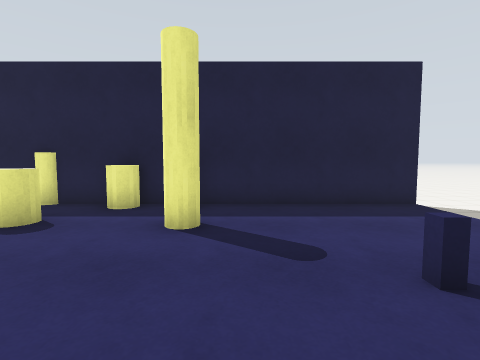
View 1 (above)

19 first-person views from a walk through a world built for the Gazebo simulator. The camera is 1.2 m above the floor, tilts 4° down and sees 85° across. The floor is counted in squares, 1 m on a side. Each view is taken from the middle of a square. On the plan, view 1 faces up. The plan holds only what a view shows up to about 12 squares ahead; the rest is blank. The place goes on beyond the plan.

View 2
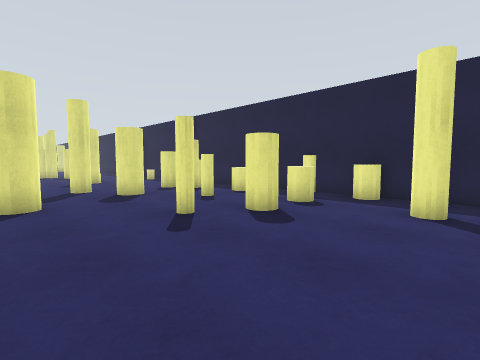

View 3
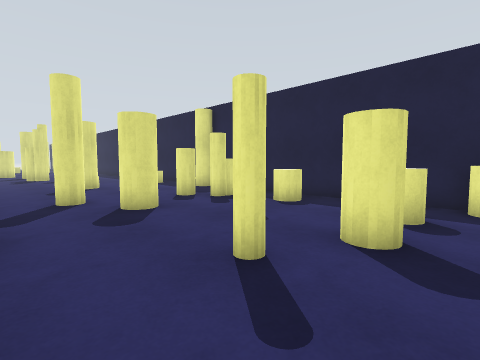

View 4
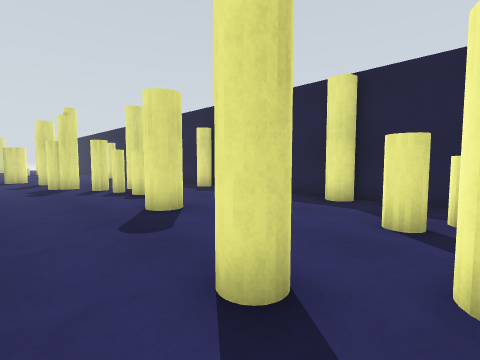

View 5
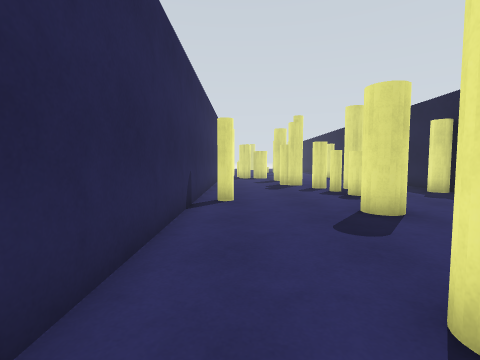

View 6
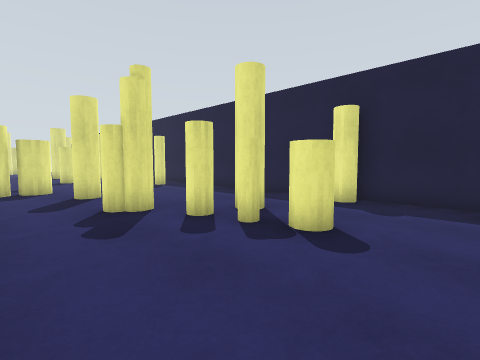

View 7
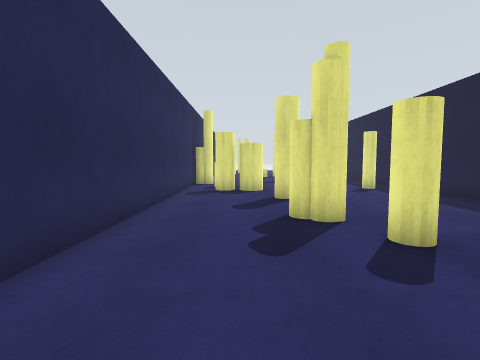

View 8
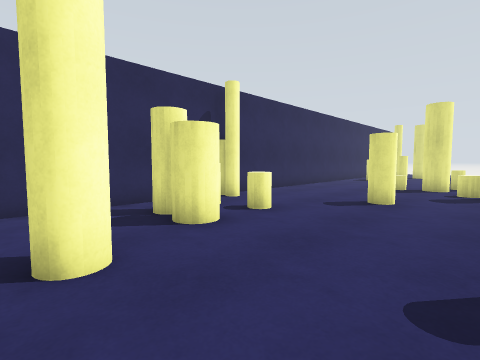

View 9
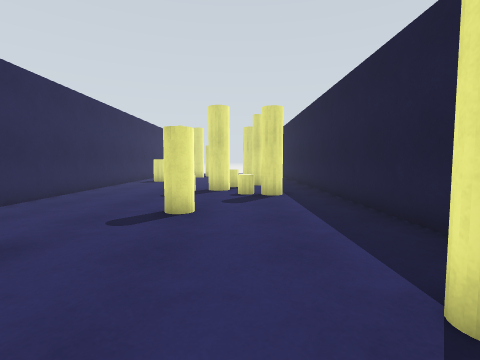

View 10
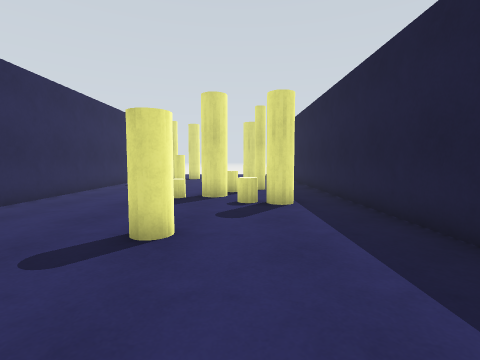

View 11
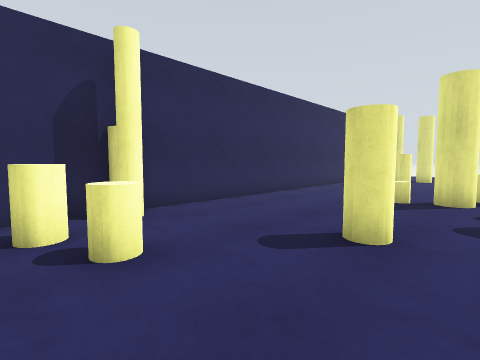

View 12
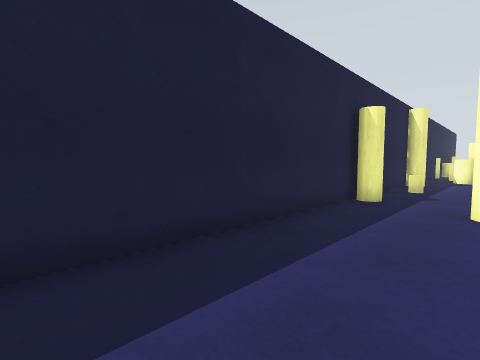

View 13
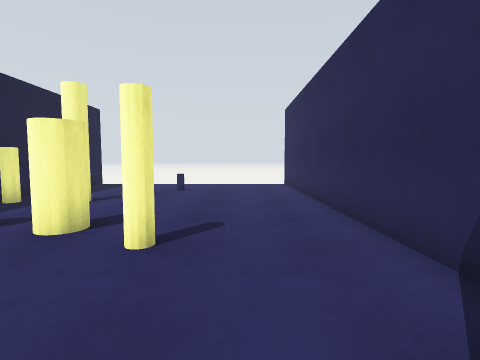

View 14
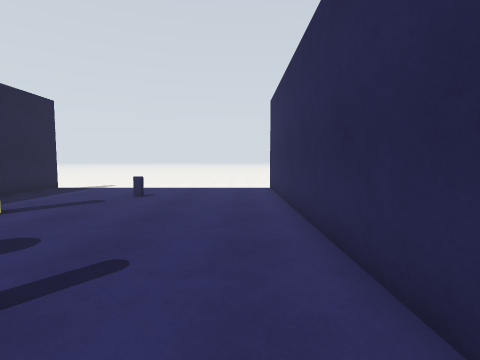

View 15
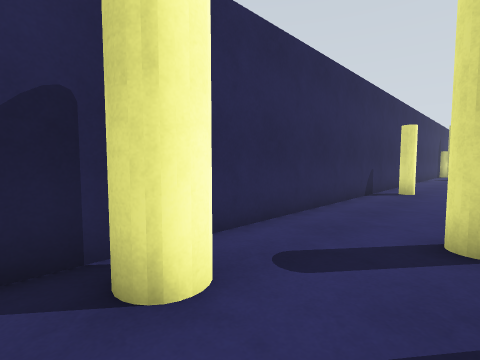

View 16
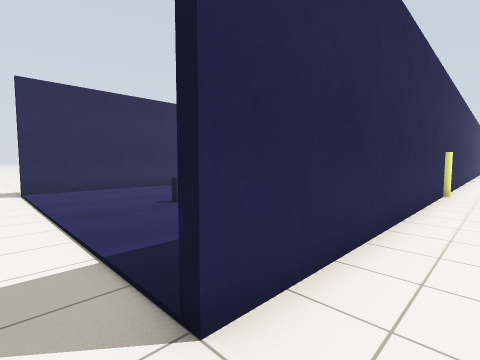

View 17
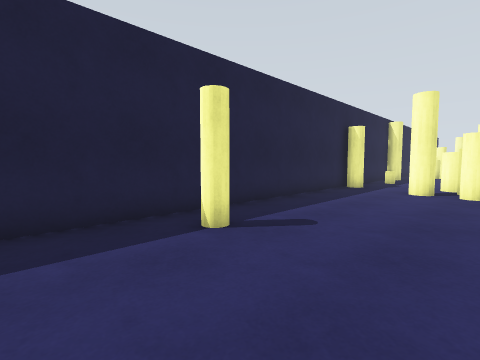

View 18
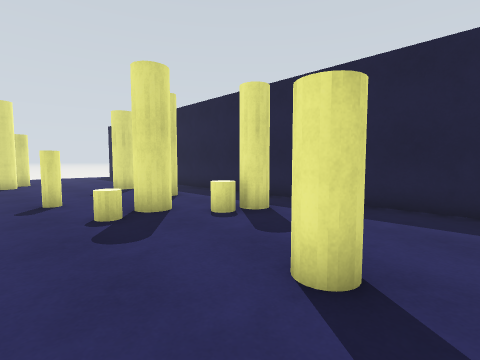

View 19
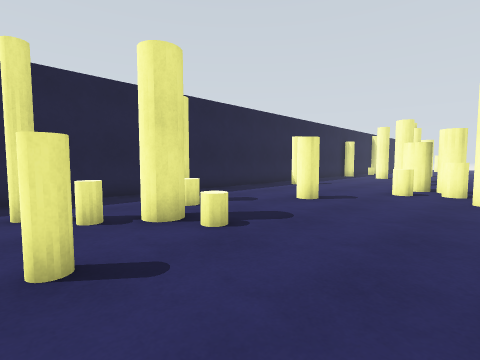

### Floor plan
Points are (right, up) in squares from view 1. A wall is a line through its corners. A room is listed if a view was taken in it or the views show most of it. See-through windows are left out.
Room 1 (views 1, 2, 3, 4, 5, 6, 7, 8, 9, 10, 11, 12, 13, 14, 15, 16, 17, 18, 19)
walls: (-21.5, 7.4) (-42.5, 7.4); (-14.4, 7.4) (-19.5, 7.4); (-9.6, 7.6) (5, 7.6) (5, 7.4) (-12.5, 7.4); (-7.2, -2.4) (5, -2.4); (-31.2, -2.4) (-9.6, -2.4); (-42.1, -2.4) (-33.6, -2.4)
objects: yellow cylinder (-41, 1); yellow pole (-41, 5); yellow cylinder (-40, 4); yellow cylinder (-39, 2); yellow cylinder (-39, 3); yellow cylinder (-38, 4); yellow pole (-38, 5) to (-37, 5); yellow cylinder (-34, 2) to (-34, 3); yellow cylinder (-33, -2); yellow pole (-32, -2); yellow cylinder (-31, -1); yellow cylinder (-31, 0) to (-31, 1); yellow pole (-30, 6); yellow cylinder (-29, -1); yellow cylinder (-29, 0) to (-29, 1); yellow pole (-27, 1) to (-27, 2); yellow cylinder (-24, 1); yellow pole (-23, 2); yellow cylinder (-22, 3); yellow pole (-22, 4); yellow cylinder (-21, 3) to (-20, 3); yellow pole (-21, 7) to (-20, 7); yellow cylinder (-19, 3) to (-19, 4); yellow pole (-18, -1); yellow cylinder (-17, 6); yellow cylinder (-16, 2); yellow pole (-14, 7) to (-13, 7); yellow pole (-12, 1); yellow cylinder (-11, 4); yellow cylinder (-10, 2); yellow cylinder (-10, 5); yellow cylinder (-10, 6); yellow cylinder (-8, -2) to (-8, -1); yellow cylinder (-8, 6); yellow cylinder (-7, 4); yellow pole (-5, 1); yellow cylinder (-5, 3) to (-4, 3); yellow cylinder (-5, 5) to (-4, 5); yellow cylinder (-5, 7); yellow cylinder (-3, 7); yellow pole (-1, 5); yellow cylinder (-1, 7); blue post (2, 2)

Where each view was taken, in squares from view 1:
view 1: 0 up, 0 right, facing up
view 2: 2 down, 0 right, facing up-left
view 3: 1 down, 3 left, facing up-left
view 4: 1 down, 10 left, facing up-left
view 5: 1 down, 10 left, facing left
view 6: 1 down, 17 left, facing up-left
view 7: 0 up, 18 left, facing left
view 8: 5 up, 26 left, facing down-left
view 9: 4 up, 28 left, facing left
view 10: 4 up, 30 left, facing left
view 11: 4 up, 30 left, facing down-left
view 12: 4 up, 29 left, facing up-right
view 13: 0 up, 9 left, facing right
view 14: 1 down, 7 left, facing right
view 15: 1 up, 7 left, facing down-left
view 16: 9 up, 6 right, facing down-left
view 17: 2 up, 33 left, facing up-right
view 18: 0 up, 33 left, facing up-left
view 19: 2 down, 42 left, facing up-right
